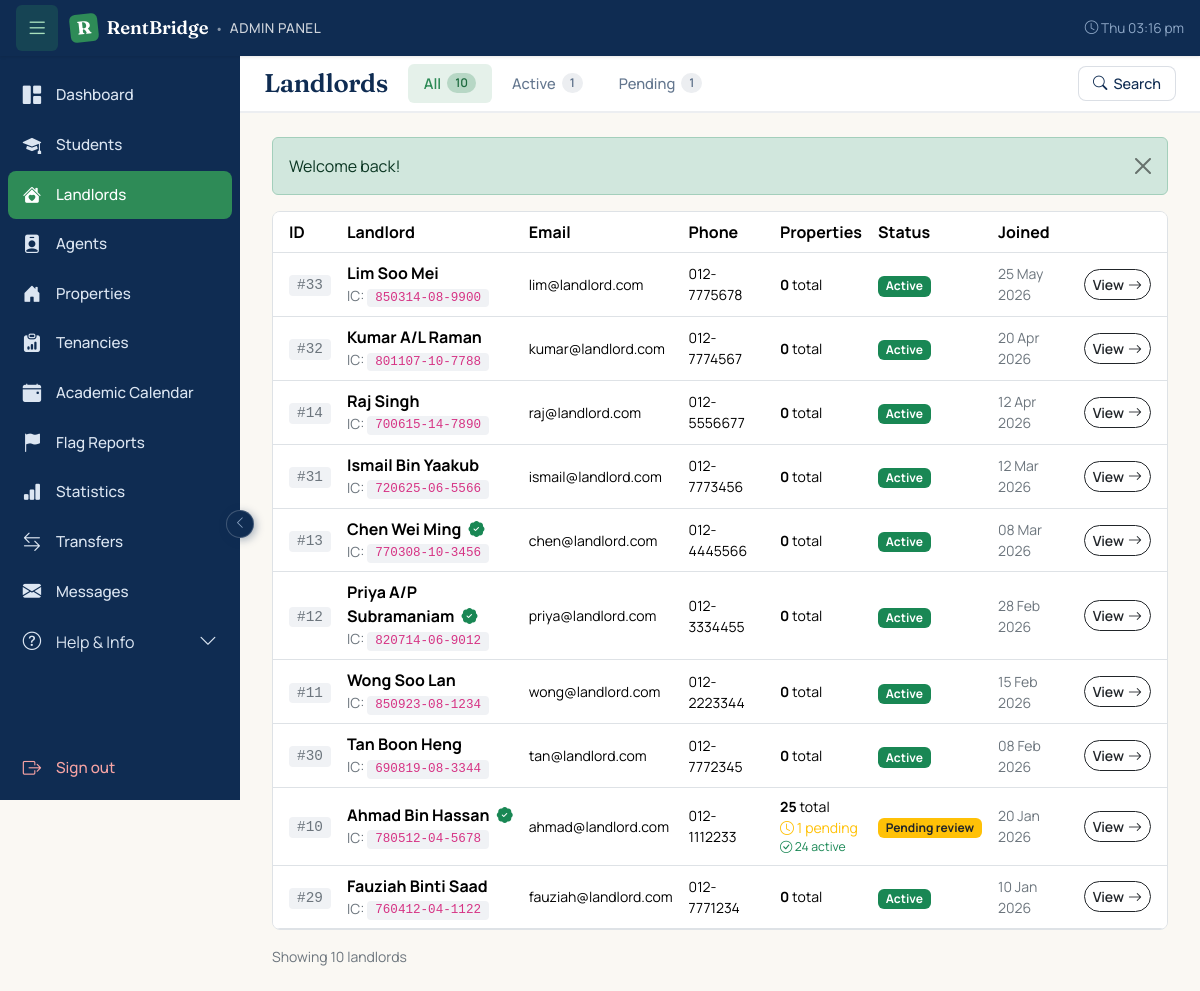
Screenshot of /admin/landlords.php (signed in) with the database file from the repository.
### tables this page shows
CREATE TABLE `landlords` (
  `user_id` int(11) NOT NULL,
  `full_name` varchar(150) NOT NULL,
  `preferred_name` varchar(50) NOT NULL DEFAULT '',
  `avatar_path` varchar(255) DEFAULT NULL,
  `ic_no` varchar(20) NOT NULL,
  `phone` varchar(20) NOT NULL,
  `allow_whatsapp` tinyint(1) NOT NULL DEFAULT 0,
  `address` varchar(255) DEFAULT NULL,
  `verified` tinyint(1) NOT NULL DEFAULT 0
);

CREATE TABLE `users` (
  `id` int(11) NOT NULL,
  `email` varchar(120) NOT NULL,
  `password_hash` varchar(255) NOT NULL,
  `primary_role` enum('student','landlord','agent','admin') NOT NULL,
  `status` enum('active','pending','suspended','rejected') NOT NULL DEFAULT 'active',
  `last_used_role` enum('student','landlord','agent','admin') DEFAULT NULL,
  `created_at` timestamp NOT NULL DEFAULT current_timestamp(),
  `updated_at` timestamp NOT NULL DEFAULT current_timestamp() ON UPDATE current_timestamp()
);

### includes/auth.php (called while the page is built, shortened)
<?php
function e(?string $value): string {
    return htmlspecialchars($value ?? '', ENT_QUOTES | ENT_HTML5, 'UTF-8');
}

### admin/landlords.php (the view, shortened to what this page needs)
<?php
require_once __DIR__ . '/../includes/auth.php';
$pdo = db();
$searchQuery = trim($_GET['q'] ?? '');
$where  = "u.primary_role = 'landlord'";
$params = [];
$extraJoin = '';
$stmt = $pdo->prepare("
    SELECT DISTINCT
           u.id, u.email, u.status, u.created_at,
           l.full_name, l.ic_no, l.phone, l.verified,
           (SELECT COUNT(*) FROM properties WHERE landlord_id = u.id) AS total_properties,
           (SELECT COUNT(*) FROM properties WHERE landlord_id = u.id AND status = 'pending_approval') AS pending_properties,
           (SELECT COUNT(*) FROM properties WHERE landlord_id = u.id AND status IN ('available','reserved','rented')) AS active_properties
      FROM users u
      JOIN landlords l ON l.user_id = u.id
      $extraJoin
     WHERE $where
     ORDER BY u.created_at DESC
");
$stmt->execute($params);
$landlords = $stmt->fetchAll();
?>
<form method="GET" class="row g-2 align-items-end">
    <div class="col-md-9">
    </div>
</form>
<?php if (empty($landlords)): ?>
    <div class="text-center py-5 bg-white rounded-3 border">
        <i class="bi bi-house-heart" style="font-size: 3rem; color: rgba(15,44,82,0.15);"></i>
        <h4 class="mt-3">No landlords found</h4>
        <p class="text-secondary small">
            <?= $searchQuery ? 'Try a different search.' : 'No landlords in this tab.' ?>
        </p>
    </div>
<?php else: ?>
    <div class="bg-white border rounded-3 overflow-hidden">
        <table class="table mb-0 align-middle">
            <thead style="background:#F4F4EE;">
    <tr>
        <th class="ps-3">ID</th>
        <th>Landlord</th>
        <th>Email</th>
                    <th>Phone</th>
                    <th>Properties</th>
                    <th>Status</th>
                    <th>Joined</th>
                    <th class="text-end pe-3"></th>
                </tr>
            </thead>
            <tbody>
                <?php foreach ($landlords as $l):
                    $hasPending = $l['pending_properties'] > 0;
                ?>
                    <tr>
    <td class="ps-3">
        <code class="text-secondary">#<?= (int)$l['id'] ?></code>
    </td>
    <td>
        <strong><?= e($l['full_name']) ?></strong>
                            <?php if ($l['verified']): ?>
                                <i class="bi bi-patch-check-fill text-success ms-1" title="Verified"></i>
                            <?php endif; ?>
                            <div class="small text-secondary">
                                IC: <code><?= e($l['ic_no']) ?></code>
                            </div>
                        </td>
                        <td class="small"><?= e($l['email']) ?></td>
                        <td class="small"><?= e($l['phone'] ?? '—') ?></td>
                        <td class="small">
                            <strong><?= (int)$l['total_properties'] ?></strong> total
                            <?php if ($hasPending): ?>
                                <div class="text-warning">
                                    <i class="bi bi-clock"></i>
                                    <?= (int)$l['pending_properties'] ?> pending
                                </div>
                            <?php endif; ?>
                            <?php if ((int)$l['active_properties'] > 0): ?>
                                <div class="text-success small">
                                    <i class="bi bi-check-circle"></i>
                                    <?= (int)$l['active_properties'] ?> active
                                </div>
                            <?php endif; ?>
                        </td>
                        <td>
                            <?php if ($l['status'] === 'suspended'): ?>
                                <span class="badge bg-danger">Suspended</span>
                            <?php elseif ($hasPending): ?>
                                <span class="badge bg-warning text-dark">Pending review</span>
                            <?php else: ?>
                                <span class="badge bg-success">Active</span>
                            <?php endif; ?>
                        </td>
                        <td class="small text-secondary">
                            <?= e(date('d M Y', strtotime($l['created_at']))) ?>
                        </td>
                        <td class="text-end pe-3">
                            <a href="/rentbridge/admin/user.php?id=<?= (int)$l['id'] ?>"
                               class="btn btn-sm btn-outline-dark">
                                View <i class="bi bi-arrow-right ms-1"></i>
                            </a>
                        </td>
                    </tr>
                <?php endforeach; ?>
            </tbody>
        </table>
    </div>
    <p class="text-secondary small mt-3 mb-0">
        Showing <?= count($landlords) ?> <?= count($landlords) === 1 ? 'landlord' : 'landlords' ?>
    </p>
<?php endif; ?>
<?php
require __DIR__ . '/../includes/admin_layout.php';

### assets/css/style.css (style rules this page uses)
body { font-family: 'Manrope', system-ui, sans-serif; color: var(--rb-text); background: #fff; }
.btn { border-radius: 999px; font-weight: 600; transition: all 0.2s ease; display: inline-flex; align-items: center; justify-content: center; }
code { background: rgba(15,44,82,.06); padding: 0.15rem 0.5rem; border-radius: 4px; font-family: 'Menlo', monospace; font-size: 0.9em; }

### assets/css/admin.css (style rules this page uses)
:root { --admin-sidebar-w: 240px; --admin-sidebar-w-collapsed: 64px; --admin-topbar-h: 56px; --admin-tabbar-h: 56px; --admin-sidebar-bg: #0F2C52; --admin-sidebar-bg-hover: #1A3D6B; --admin-sidebar-bg-active: #2E8B57; --admin-sidebar-text: #DCE6F2; --admin-sidebar-text-muted: #8FA8C7; --admin-content-bg: #FAF8F3; }
.admin-body { background: var(--admin-content-bg); min-height: 100vh; margin: 0; }

### rows the page displays
landlords: user_id "33", full_name "Lim Soo Mei", ic_no "850314-08-9900", user_id.email "lim@landlord.com", phone "012-7775678", total_properties "0", shows "Active", user_id.created_at "25 May 2026"
landlords: user_id "32", full_name "Kumar A/L Raman", ic_no "801107-10-7788", user_id.email "kumar@landlord.com", phone "012-7774567", total_properties "0", shows "Active", user_id.created_at "20 Apr 2026"
landlords: user_id "14", full_name "Raj Singh", ic_no "700615-14-7890", user_id.email "raj@landlord.com", phone "012-5556677", total_properties "0", shows "Active", user_id.created_at "12 Apr 2026"
landlords: user_id "31", full_name "Ismail Bin Yaakub", ic_no "720625-06-5566", user_id.email "ismail@landlord.com", phone "012-7773456", total_properties "0", shows "Active", user_id.created_at "12 Mar 2026"
landlords: user_id "13", full_name "Chen Wei Ming", verified 1 (drawn), ic_no "770308-10-3456", user_id.email "chen@landlord.com", phone "012-4445566", total_properties "0", shows "Active", user_id.created_at "08 Mar 2026"
landlords: user_id "12", full_name "Priya A/P Subramaniam", verified 1 (drawn), ic_no "820714-06-9012", user_id.email "priya@landlord.com", phone "012-3334455", total_properties "0", shows "Active", user_id.created_at "28 Feb 2026"
landlords: user_id "11", full_name "Wong Soo Lan", ic_no "850923-08-1234", user_id.email "wong@landlord.com", phone "012-2223344", total_properties "0", shows "Active", user_id.created_at "15 Feb 2026"
landlords: user_id "30", full_name "Tan Boon Heng", ic_no "690819-08-3344", user_id.email "tan@landlord.com", phone "012-7772345", total_properties "0", shows "Active", user_id.created_at "08 Feb 2026"
landlords: user_id "10", full_name "Ahmad Bin Hassan", verified 1 (drawn), ic_no "780512-04-5678", user_id.email "ahmad@landlord.com", phone "012-1112233", total_properties "25", pending_properties "1", active_properties "24", shows "Pending review", user_id.created_at "20 Jan 2026"
landlords: user_id "29", full_name "Fauziah Binti Saad", ic_no "760412-04-1122", user_id.email "fauziah@landlord.com", phone "012-7771234", total_properties "0", shows "Active", user_id.created_at "10 Jan 2026"

### other values shown
$pageTitle "Landlords"
$tab['label'] "All"
$tab['count'] "10"
$tab['label'] "Active"
$tab['count'] "1"
$tab['label'] "Pending"
$flash['message'] "Welcome back!"
count($landlords) "10"
